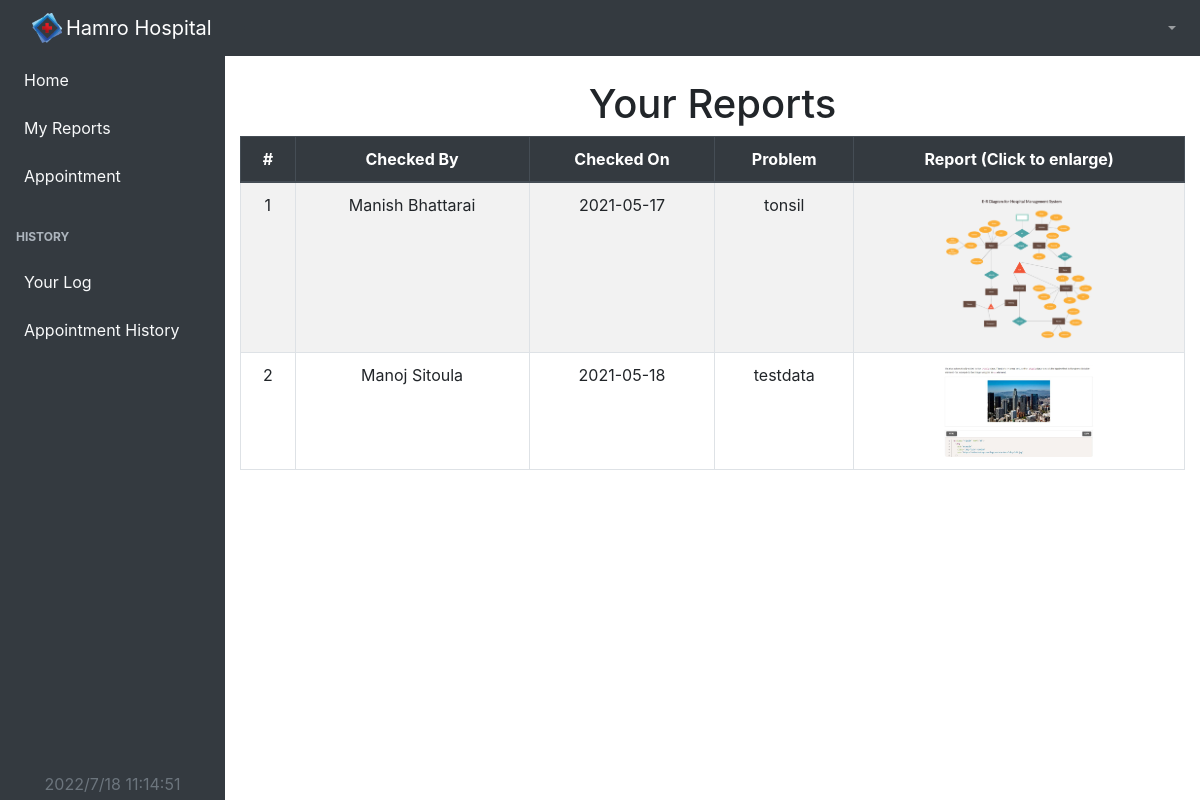
/patient/reports (signed in), run on the app's committed database.
### tables this page shows
CREATE TABLE `appointment` (
  `app-ID` int(11) NOT NULL,
  `did` int(11) NOT NULL,
  `pid` int(11) NOT NULL,
  `problem` varchar(1024) NOT NULL,
  `report` varchar(300) DEFAULT NULL,
  `date` varchar(10) NOT NULL DEFAULT current_timestamp(),
  `status` int(1) NOT NULL DEFAULT 0 COMMENT '0->default\r\n1->checked\r\n2->cancelled'
);

CREATE TABLE `doctor` (
  `did` int(11) NOT NULL,
  `dname` varchar(25) NOT NULL,
  `demail` varchar(35) NOT NULL,
  `dpassword` varchar(35) NOT NULL,
  `dphone` varchar(10) NOT NULL,
  `dspeciality` varchar(20) NOT NULL,
  `ddescription` varchar(1024) NOT NULL,
  `daddress` varchar(40) NOT NULL,
  `dimage` varchar(1024) NOT NULL,
  `dstatus` int(1) NOT NULL DEFAULT 1 COMMENT '0->Unavailable & 1->Available'
);

### controllers/PatientController.php (called while the page is built, shortened)
<?php
class PatientController
{
    private $patientModelObj;
    function __construct()
    {
        require 'services/loader.php';
        require 'models/PatientModel.php';
        $this->patientModelObj = new PatientModel();
    }
    public function reports(){
        $result = $this->patientModelObj->getReport();
        require 'views/Patient/reports.php';
    }
}

### index.php (called while the page is built, shortened)
<?php
require "./views/shared/links.php";
if (empty($_GET["url"])) {
   $url = "Dashboard/Index";
} else {
   $url = $_GET["url"];
}
$url = explode('/', $url);
$method = $url[1];
$obj = new $controller();
$obj->$method();

### services/config.php (called while the page is built)
<?php
  class Config{
  	  public static function getConnection(){
  	  	$conn=new mysqli("localhost","root","","pms");
  	  	return $conn;
  	  }
  }
?>

### models/PatientModel.php (called while the page is built, shortened)
<?php
class PatientModel
{
    private $conn;
    function __construct()
    {
        require 'services/Config.php';
        $this->conn = Config::getConnection();
    }
    public function getReport()
    {
        $pId = $_SESSION['patient']['pid'];
        $searchSql = "SELECT report,date,dname,problem FROM appointment,doctor WHERE doctor.did = appointment.did AND pid='$pId' AND status='1'";
        return $this->conn->query($searchSql);
    }
}

### views/Patient/reports.php (the view, shortened to what this page needs)
<!DOCTYPE html>
<html lang="en">
<head>
  <?php
  require_once "views/shared/patientlink.php";
  require_once 'views/Patient/shared/patientSideNav.php';
  ?>
  <div id="layoutSidenav_content">
    <main>
      <div class="container-fluid">
        <h1 class="mt-4 text-center">Your Reports</h1>
      </div>
      <div class="container-fluid w-xl-75">
        <table class="table table-bordered table-striped table-hover table-responsive-sm">
          <thead class="thead-dark">
            <tr>
              <th scope="col" class="text-center">#</th>
              <th scope="col" class="text-center">Checked By</th>
              <th scope="col" class="text-center">Checked On</th>
              <th scope="col" class="text-center">Problem</th>
              <th scope="col" class="text-center">Report (Click to enlarge)</th>
            </tr>
          </thead>
          <tbody>
            <?php
            $sn = 1;
            foreach ($result as $row) {
            ?>
              <tr>
                <td class="text-center"> <?php echo $sn; ?> </td>
                <td class="text-center"> <?php echo $row['dname']; ?> </td>
                <td class="text-center"> <?php echo $row['date']; ?> </td>
                <td class="text-center"> <?php echo $row['problem']; ?> </td>
                <td class="text-center"><img id="img<?php echo $sn; ?>" class="img-fluid rounded" height="150" width="150" src="<?php echo $row['report']; ?>"></td>
              </tr>
            <?php $sn++;
            }
            ?>
          </tbody>
        </table>
      </div>
    </main>
  </div>
  </div>
  </body>
</html>

### services/loader.php (style rules this page uses)
body { margin: 0; padding: 0; width: 100%; height: 100vh; background-color: #eee; }

### data on the page
appointment: did.dname "Manish Bhattarai", date "2021-05-17", problem "tonsil", report (picture)
appointment: did.dname "Manoj Sitoula", date "2021-05-18", problem "testdata", report (picture)
